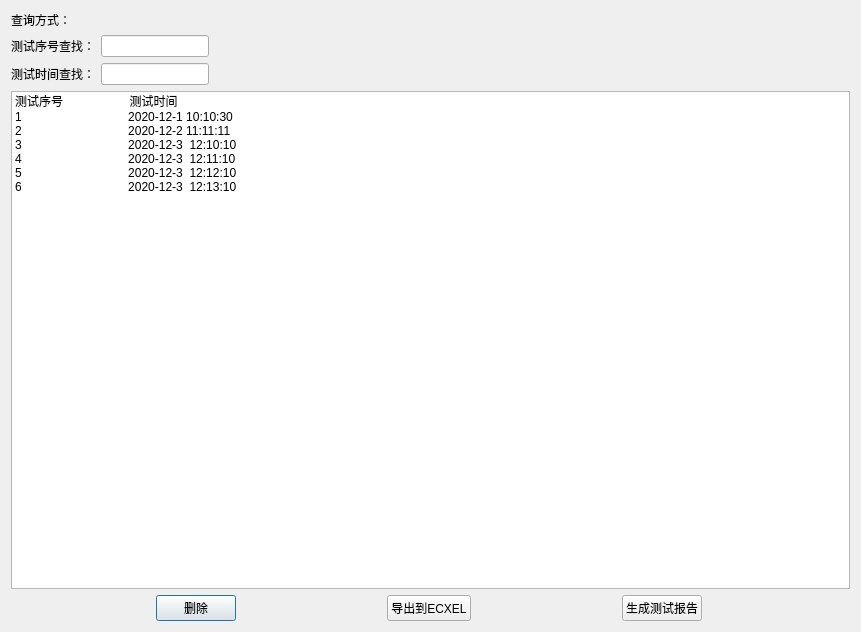
<?xml version="1.0" encoding="UTF-8"?>
<ui version="4.0">
 <class>Dialog_warner</class>
 <widget class="QDialog" name="Dialog_warner">
  <property name="geometry">
   <rect>
    <x>0</x>
    <y>0</y>
    <width>861</width>
    <height>632</height>
   </rect>
  </property>
  <property name="windowTitle">
   <string>Dialog</string>
  </property>
  <layout class="QGridLayout" name="gridLayout_2">
   <item row="0" column="0">
    <layout class="QGridLayout" name="gridLayout">
     <item row="2" column="0">
      <widget class="QLabel" name="label_2">
       <property name="sizePolicy">
        <sizepolicy hsizetype="Fixed" vsizetype="Preferred">
         <horstretch>0</horstretch>
         <verstretch>0</verstretch>
        </sizepolicy>
       </property>
       <property name="text">
        <string>测试时间查找：</string>
       </property>
      </widget>
     </item>
     <item row="1" column="0">
      <widget class="QLabel" name="label">
       <property name="sizePolicy">
        <sizepolicy hsizetype="Fixed" vsizetype="Preferred">
         <horstretch>0</horstretch>
         <verstretch>0</verstretch>
        </sizepolicy>
       </property>
       <property name="text">
        <string>测试序号查找：</string>
       </property>
      </widget>
     </item>
     <item row="2" column="1">
      <widget class="QLineEdit" name="lineEdit_2">
       <property name="sizePolicy">
        <sizepolicy hsizetype="Fixed" vsizetype="Fixed">
         <horstretch>0</horstretch>
         <verstretch>0</verstretch>
        </sizepolicy>
       </property>
      </widget>
     </item>
     <item row="0" column="0">
      <widget class="QLabel" name="label_3">
       <property name="sizePolicy">
        <sizepolicy hsizetype="Fixed" vsizetype="Preferred">
         <horstretch>0</horstretch>
         <verstretch>0</verstretch>
        </sizepolicy>
       </property>
       <property name="text">
        <string>查询方式：</string>
       </property>
      </widget>
     </item>
     <item row="1" column="1">
      <widget class="QLineEdit" name="lineEdit">
       <property name="sizePolicy">
        <sizepolicy hsizetype="Fixed" vsizetype="Fixed">
         <horstretch>0</horstretch>
         <verstretch>0</verstretch>
        </sizepolicy>
       </property>
      </widget>
     </item>
     <item row="1" column="2">
      <spacer name="horizontalSpacer">
       <property name="orientation">
        <enum>Qt::Horizontal</enum>
       </property>
       <property name="sizeHint" stdset="0">
        <size>
         <width>40</width>
         <height>20</height>
        </size>
       </property>
      </spacer>
     </item>
    </layout>
   </item>
   <item row="1" column="0">
    <widget class="QListWidget" name="listWidget">
     <item>
      <property name="text">
       <string>测试序号                    测试时间                        </string>
      </property>
     </item>
     <item>
      <property name="text">
       <string>1                                2020-12-1 10:10:30</string>
      </property>
     </item>
     <item>
      <property name="text">
       <string>2                                2020-12-2 11:11:11</string>
      </property>
     </item>
     <item>
      <property name="text">
       <string>3                                2020-12-3  12:10:10</string>
      </property>
     </item>
     <item>
      <property name="text">
       <string>4                                2020-12-3  12:11:10</string>
      </property>
     </item>
     <item>
      <property name="text">
       <string>5                                2020-12-3  12:12:10</string>
      </property>
     </item>
     <item>
      <property name="text">
       <string>6                                2020-12-3  12:13:10</string>
      </property>
     </item>
    </widget>
   </item>
   <item row="2" column="0">
    <layout class="QHBoxLayout" name="horizontalLayout">
     <item>
      <widget class="QPushButton" name="pushButton">
       <property name="sizePolicy">
        <sizepolicy hsizetype="Fixed" vsizetype="Fixed">
         <horstretch>0</horstretch>
         <verstretch>0</verstretch>
        </sizepolicy>
       </property>
       <property name="text">
        <string>删除</string>
       </property>
      </widget>
     </item>
     <item>
      <widget class="QPushButton" name="pushButton_2">
       <property name="sizePolicy">
        <sizepolicy hsizetype="Fixed" vsizetype="Fixed">
         <horstretch>0</horstretch>
         <verstretch>0</verstretch>
        </sizepolicy>
       </property>
       <property name="text">
        <string>导出到ECXEL</string>
       </property>
      </widget>
     </item>
     <item>
      <widget class="QPushButton" name="pushButton_3">
       <property name="sizePolicy">
        <sizepolicy hsizetype="Fixed" vsizetype="Fixed">
         <horstretch>0</horstretch>
         <verstretch>0</verstretch>
        </sizepolicy>
       </property>
       <property name="text">
        <string>生成测试报告</string>
       </property>
      </widget>
     </item>
    </layout>
   </item>
  </layout>
 </widget>
 <resources/>
 <connections/>
</ui>
